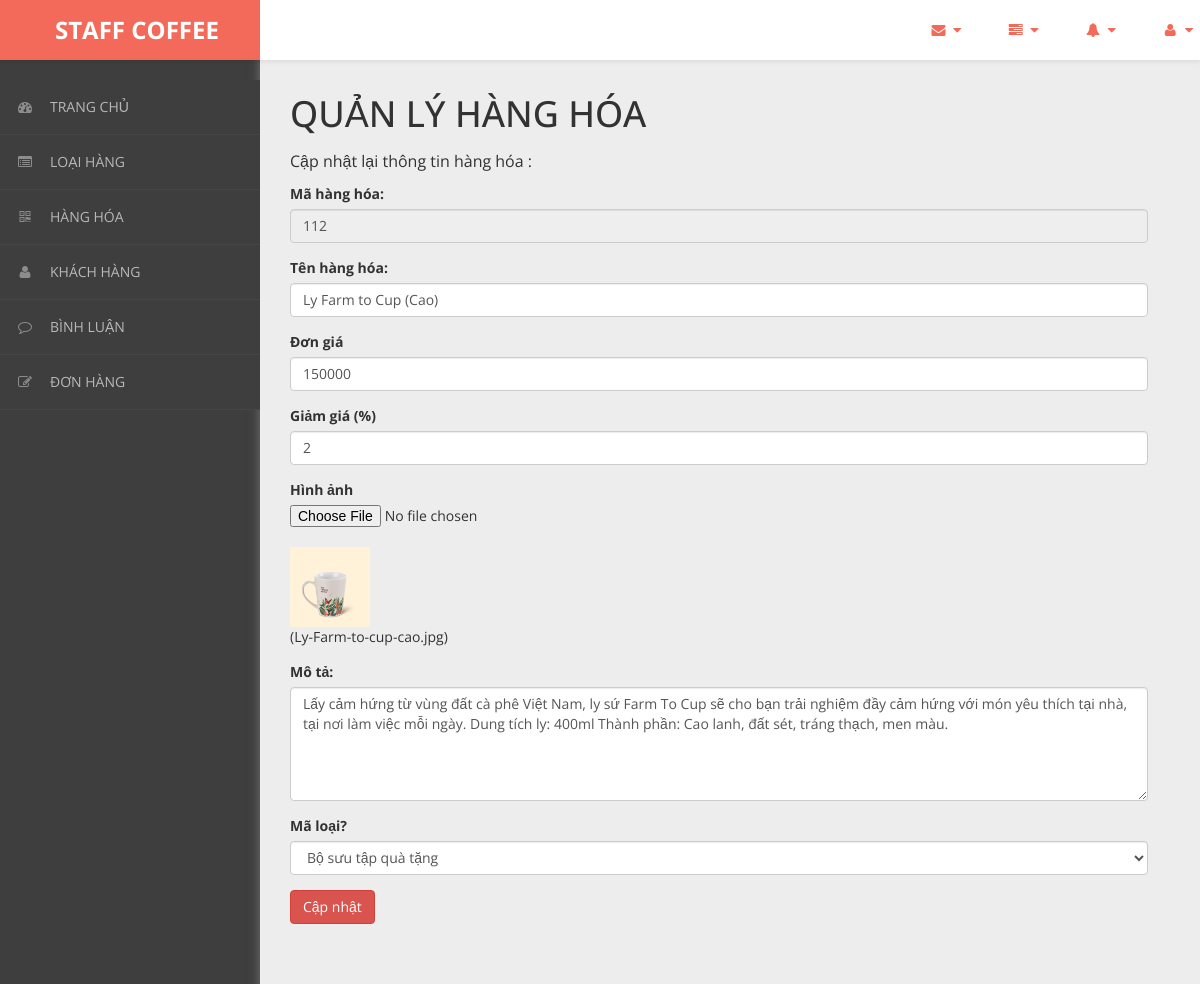
Page /admin/content/hang-hoa/hang-hoa-update.php?ma_hh=112 on the committed database.
### tables this page shows
CREATE TABLE `hang_hoa` (
  `ma_hh` int(11) NOT NULL,
  `ten_hh` varchar(50) NOT NULL,
  `hinh` varchar(50) NOT NULL,
  `don_gia` int(11) NOT NULL,
  `giam_gia` int(11) NOT NULL,
  `mo_ta` varchar(500) NOT NULL,
  `ma_loai` int(11) NOT NULL
);

### admin/dao/pdo.php (called while the page is built, shortened)
<?php
    function pdo_get_connection(){
        $pdo = new PDO("mysql:host=localhost;dbname=staffcoffee",'root','');
        $pdo->setAttribute(PDO::ATTR_ERRMODE, PDO::ERRMODE_EXCEPTION);
        return $pdo;
    }
    function pdo_query($sql){
        $sql_args = array_slice(func_get_args(),1);
        try{
            $conn = pdo_get_connection();
            $stmt = $conn ->prepare($sql);
            $stmt -> execute($sql_args);
            $rows = $stmt -> fetchAll();
            return $rows;
        }catch(PDOException $e){
            throw $e;
        }finally{
            unset($conn);
        }
    }
    function pdo_query_one($sql){
        $sql_args = array_slice(func_get_args(),1);
        try{
            $conn = pdo_get_connection();
            $stmt = $conn ->prepare($sql);
            $stmt -> execute($sql_args);
            $row = $stmt -> fetch();
            return $row;
        }catch(PDOException $e){
            throw $e;
        }finally{
            unset($conn);
        }
    }
    ?>

### admin/dao/hang-hoa.php (called while the page is built, shortened)
<?php
    require_once ('pdo.php');
    require_once ('loai-hang.php');
    function hang_hoa_select_by_id($ma_hh){
        $sql = "SELECT * FROM hang_hoa WHERE ma_hh=?";
        return pdo_query_one($sql,$ma_hh);
    }
?>

### admin/dao/loai-hang.php (called while the page is built, shortened)
<?php
    require_once ('pdo.php');
    function loai_hang_select_all(){
        $sql = "SELECT * FROM loai_hang ORDER BY ma_loai DESC";
        return pdo_query($sql);
    }
?>

### admin/content/hang-hoa/hang-hoa-update.php (the view, shortened to what this page needs)
<!DOCTYPE html>
<html xmlns="http://www.w3.org/1999/xhtml">
<head>
    <link href="../../../css/admin/css/bootstrap.css" rel="stylesheet" />
    <link href="../../../css/admin/css/font-awesome.css" rel="stylesheet" />
    <link href="../../../css/admin/css/custom-styles.css" rel="stylesheet" />
</head>
<body>
    <div id="wrapper">
        <nav class="navbar navbar-default top-navbar" role="navigation">
            <div class="navbar-header">
                <a class="navbar-brand" href="../../../../bigshoes/trang-chinh/"><strong style = "margin-left: 40px;">STAFF COFFEE</strong></a>
            </div>
            <ul class="nav navbar-top-links navbar-right">
                <li class="dropdown">
                    <a class="dropdown-toggle" data-toggle="dropdown" href="#" aria-expanded="false">
                        <i class="fa fa-envelope fa-fw"></i> <i class="fa fa-caret-down"></i>
                    </a>
                </li>
                <li class="dropdown">
                    <a class="dropdown-toggle" data-toggle="dropdown" href="#" aria-expanded="false">
                        <i class="fa fa-tasks fa-fw"></i> <i class="fa fa-caret-down"></i>
                    </a>
                </li>
                <li class="dropdown">
                    <a class="dropdown-toggle" data-toggle="dropdown" href="#" aria-expanded="false">
                        <i class="fa fa-bell fa-fw"></i> <i class="fa fa-caret-down"></i>
                    </a>
                </li>
                <li class="dropdown">
                    <a class="dropdown-toggle" data-toggle="dropdown" href="#" aria-expanded="false">
                        <i class="fa fa-user fa-fw"></i> <i class="fa fa-caret-down"></i>
                    </a>
                </li>
            </ul>
        </nav>
        <nav class="navbar-default navbar-side" role="navigation">
            <div class="sidebar-collapse">
                <ul class="nav" id="main-menu">
                    <li>
                        <a href="../thong-ke/thong-ke-list.php"><i class="fa fa-dashboard"></i>TRANG CHỦ</a>
                    </li>
                    <li>
                        <a href="../loai-hang/loai-hang-list.php"><i class="fa fa-list-alt" aria-hidden="true"></i>LOẠI HÀNG</a>
                    </li>
                    <li>
                        <a href="../hang-hoa/hang-hoa-list.php"><i class="fa fa-qrcode"></i>HÀNG HÓA</a>
                    </li>
                    <li>
                        <a href="../khach-hang/khach-hang-list.php"><i class="fa fa-user"></i>KHÁCH HÀNG</a>
                    </li>
                    <li>
                        <a href="../binh-luan/binh-luan-list.php"><i class="fa fa-comment-o" aria-hidden="true"></i>BÌNH LUẬN</a>
                    </li>
                    <li>
                        <a href="../hoa-don/hoa-don-list.php"><i class="fa fa-edit"></i>ĐƠN HÀNG</a>
                    </li>
                </ul>
            </div>
        </nav>
        <div id="page-wrapper">
		  <div class="header">
                        <div class="page-header">
                            <h1>QUẢN LÝ HÀNG HÓA</h1>
                            <p>Cập nhật lại thông tin hàng hóa :</p>
                            <?php
                                require_once ('../../dao/hang-hoa.php');
                                require_once ('../../dao/loai-hang.php');
                                extract($_REQUEST);
                                $item = hang_hoa_select_by_id($ma_hh);
                                extract($item);
                                extract($_REQUEST);
                            ?>
                            <form action="" method="post" enctype="multipart/form-data">
                            <div class="form-group">
                            <label for="">Mã hàng hóa:</label>
                            <input type="text" class="form-control" id="ma_hh" name="ma_hh"
                                placeholder="Nhập tên hàng hóa ..."
                                value = <?=$ma_hh?> readonly>
                            </div>
                            <div class="form-group">
                            <label for="">Tên hàng hóa:</label>
                            <input type="text" class="form-control" id="ten_hh" name="ten_hh"
                                placeholder="Nhập tên hàng hóa ..."
                                value = "<?=$ten_hh?>" >
                            </div>
                            <div class="form-group">
                            <label for="">Đơn giá</label>
                            <input type="number" class="form-control" id="don_gia" name="don_gia" min="0" max="99999999"
                                placeholder="Nhập đơn giá ..."
                                value = "<?=$don_gia?>">
                            </div>
                            <div class="form-group">
                            <label for="">Giảm giá (%)</label>
                            <input type="number" class="form-control" id="giam_gia" name="giam_gia" min="0" max="100"
                                placeholder="Nhập giảm giá"
                                value="<?=$giam_gia?>">
                            </div>
                            <div class="form-group">
                            <label for="">Hình ảnh</label>
                            <input type="file" class="form-control-file border" name="hinh">
                            <input name="hinh" type="hidden" value="<?=$hinh?>"><br>
                            <img src="../../assets/images/products/<?=$hinh?>" alt="" style="width:80px"><br>
                            (<?=$hinh?>)
                            </div>
                            <div class="form-group">
                            <label for="">Mô tả:</label>
                            <textarea class="form-control" rows="5" id="mo_ta" name="mo_ta"
                                placeholder="Mô tả hàng hóa ..."><?=$mo_ta?></textarea>
                            </div>
                            <div class="form-group">
                            <label for="">Mã loại?</label>
                            <select name="ma_loai" class=form-control>
                                            <?php
                                                $loai_select_list = loai_hang_select_all();
                                                foreach ($loai_select_list as $loai) {
                                                    if($loai['ma_loai'] == $ma_loai){
                                                        echo '<option selected value="'.$loai['ma_loai'].'">'.$loai['ten_loai'].'</option>';
                                                    }
                                                    else{
                                                        echo '<option value="'.$loai['ma_loai'].'">'.$loai['ten_loai'].'</option>';
                                                    }
                                                }
                                            ?>
                            </select>
                            </div>
                            <button type="submit" name="btn_update" class="btn btn-danger">Cập nhật</button>
                        </form>
                        </div>
		</div>
            </div>
        </div>
</body>
</html>

### css/admin/css/custom-styles.css (style rules this page uses)
body { font-family: 'Open Sans', sans-serif; background: #3E3E3E; }
#wrapper { width: 100%; }
#page-wrapper { padding: 15px 15px; min-height: 600px; background: #EDEDED; }
h1, .h1, h2, .h2, h3, .h3 { margin-top: 7px; margin-bottom: -5px; }
p { font-size:16px; line-height:25px; padding-top:20px; }
.navbar-side { z-index: 0; }
.navbar-side .nav > li > a > i { color: #8C8C8C;padding: 8px;width: 30px;text-align: center; }
.top-navbar { position: fixed; width: 100%; z-index: 300; -webkit-box-shadow: 0 3px 3px rgba(0, 0, 0, 0.05); -moz-box-shadow: 0 3px 3px rgba(0, 0, 0, 0.05); box-shadow: 0 3px 3px rgba(0, 0, 0, 0.05); }
.navbar-side { z-index: 1; position: fixed; width: 260px; top: 80px; }
#page-wrapper { position: relative; top: 55px; box-shadow: 0 0 10px #757575; -moz-box-shadow: 0 0 10px #757575; -webkit-box-shadow: 0 0 10px #757575; }
.page-header { margin: 0;border-bottom: 1px solid transparent;text-align: left;background-color: rgb(237, 237, 237);padding: 32px 22px 32px 0;color: #323232; }
.header { margin: 0 30px; }
.top-navbar { margin:0px; }
.top-navbar .navbar-brand { color: #fff;width: 260px;text-align: left;height: 60px;font-size: 24px;font-weight: 700;line-height: 30px;background: #F36A5A; }
.top-navbar .nav > li { position: relative; display: inline-block; margin: 0px; padding: 0px; }
.top-navbar .nav > li > a { position: relative; display: block; padding: 20px;color: #FFFFFF; margin: 0px; }
.sidebar-collapse , .sidebar-collapse .nav { background:none; }
.sidebar-collapse .nav { padding:0; }
.sidebar-collapse .nav > li > a { color: #B8B8B8; background:transparent; text-shadow:none; font-size: 14px; }
.sidebar-collapse > .nav > li > a { padding: 12px 10px; }
.sidebar-collapse > .nav > li { border-bottom: 1px solid rgba(107, 108, 109, 0.19); }
.navbar-side { border:none; background: #3E3E3E; }
.top-navbar { background: #FFFFFF; border-bottom:none; }
.top-navbar .nav > li > a > i { margin-right: 2px; }
.navbar-default { border:0px solid black; }
.navbar-header { background: transparent; }
.nav > li > a > i { margin-right:10px; color: rgb(243, 106, 90); }
@media (min-width:768px) { #page-wrapper { margin: 0 0 0 260px; padding: 0; min-height: 1200px; } }
@media (min-width:768px) { .navbar-side { width: 260px; z-index: 1; } }
@media (min-width:768px) { .navbar { border-radius: 0px; } }

### rows in the picture
hang_hoa: ten_hh "Ly Farm to Cup (Cao)", don_gia "150000", giam_gia "2", hinh (picture), hinh "Ly-Farm-to-cup-cao.jpg", mo_ta "Lấy cảm hứng từ vùng đất cà phê Việt Nam, ly sứ Farm To Cup sẽ cho bạn trải nghiệm đầy cảm hứng với món yêu thích tại nhà, tại nơi làm việc mỗi ngày. Dung tích ly: 400ml Thành phần: Cao lanh, đất sét, tráng thạch, men màu."

### other values in the picture
form field ma_loai "Bộ sưu tập quà tặng"
